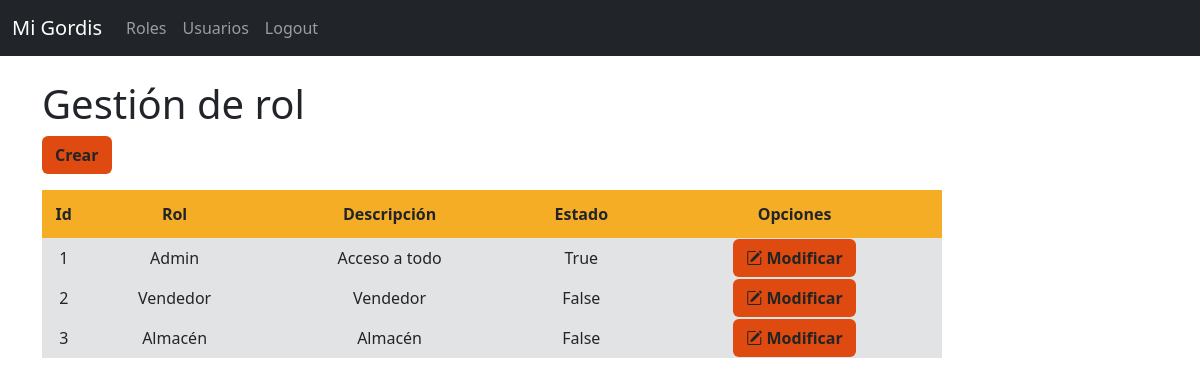
Page /roles/ (signed in) on the committed database.
### app/models.py (models this page shows, shortened)
class Rol(models.Model):
    id = models.CharField(max_length=15, primary_key=True)
    nombre_rol = models.CharField(max_length=50)
    descripcion = models.TextField(blank=True)
    estado = models.BooleanField(default=True)

### app/views.py (the view)
# urls.py: path('roles/', views.roles, name="roles"),
@login_required
def roles(request):
    roles = Rol.objects.all()
    contexto = {'roles': roles}
    return render(request, "rol/rol.html", contexto)

### app/templates/rol/rol.html
{% extends 'layouts/base.html' %}
{% block content %}
<h1>Gestión de rol</h1>
<a class="btn btn-color fw-bold mb-3" href="{% url 'rol_crear' %}" role="button">Crear</a>
<table class="tb">
  <thead class="encabezado-tabla fw-bold">
    <tr>
      <td scope="col ">Id</td>
      <td scope="col">Rol</td>
      <td scope="col">Descripción</td>
      <td scope="col">Estado</td>
      <th colspan="2">Opciones</th>
    </tr>
  </thead>
  <tbody class="bg-secondary-subtle">
    {% for rol in roles %}
    <tr>
        <td>{{ rol.id }}</td>
        <td>{{ rol.nombre_rol }}</td>
        <td>{{ rol.descripcion }}</td>
        <td>{{ rol.estado }}</td>
        <td><a class="btn btn-color btn-m fw-bold" href="{% url 'rol_modificar' rol.id %}" role="button">
          <i class="bi bi-pencil-square"></i>
          Modificar
        </a></td>
    </tr>
    {% endfor %}
  </tbody>
</table>
{% endblock %}

### app/static/css/styles.css (style rules this page uses)
.tb { width: 900px; text-align: center; }
.encabezado-tabla { background-color: #f5ad25; height: 3em; }
.btn-color { background-color: #df4a10; color: #242424; }

### rows in the picture
Rol: id "1", nombre_rol "Admin", descripcion "Acceso a todo", estado "True"
Rol: id "2", nombre_rol "Vendedor", descripcion "Vendedor", estado "False"
Rol: id "3", nombre_rol "Almacén", descripcion "Almacén", estado "False"
